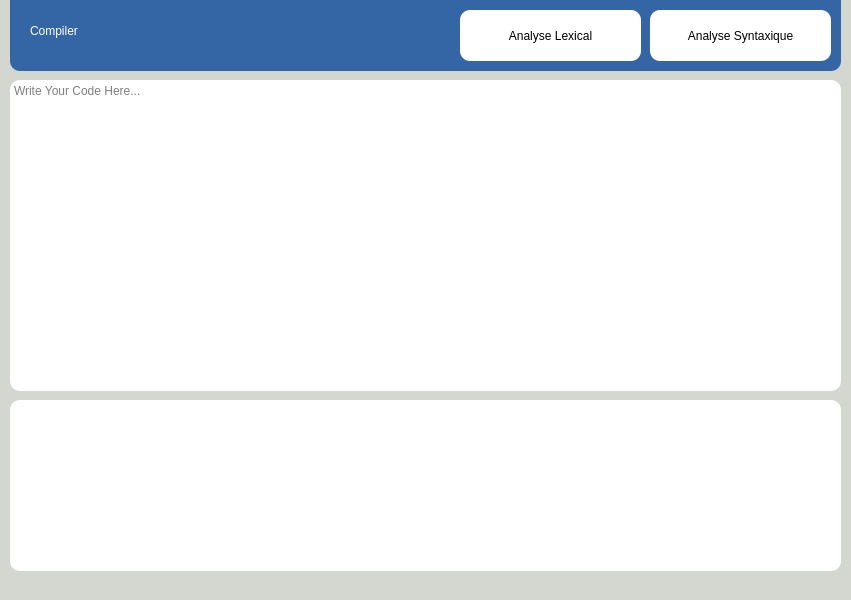
<?xml version="1.0" encoding="UTF-8"?>
<ui version="4.0">
 <class>MainWindow</class>
 <widget class="QMainWindow" name="MainWindow">
  <property name="geometry">
   <rect>
    <x>0</x>
    <y>0</y>
    <width>851</width>
    <height>600</height>
   </rect>
  </property>
  <property name="windowTitle">
   <string>MainWindow</string>
  </property>
  <property name="styleSheet">
   <string notr="true">background-color: rgb(211, 215, 207);</string>
  </property>
  <widget class="QWidget" name="centralwidget">
   <widget class="QTextEdit" name="INPUT">
    <property name="geometry">
     <rect>
      <x>10</x>
      <y>80</y>
      <width>831</width>
      <height>311</height>
     </rect>
    </property>
    <property name="styleSheet">
     <string notr="true">background-color: white;
border-style: solid;
border-width: 0px;
border-radius: 10px;

</string>
    </property>
    <property name="placeholderText">
     <string>Write Your Code Here...</string>
    </property>
   </widget>
   <widget class="QTextEdit" name="OUTPUT">
    <property name="geometry">
     <rect>
      <x>10</x>
      <y>400</y>
      <width>831</width>
      <height>171</height>
     </rect>
    </property>
    <property name="styleSheet">
     <string notr="true">background-color: white;
border-style: solid;
border-width: 0px;
border-radius: 10px;

</string>
    </property>
    <property name="readOnly">
     <bool>true</bool>
    </property>
    <property name="placeholderText">
     <string/>
    </property>
   </widget>
   <widget class="QFrame" name="frame">
    <property name="geometry">
     <rect>
      <x>10</x>
      <y>-10</y>
      <width>831</width>
      <height>81</height>
     </rect>
    </property>
    <property name="styleSheet">
     <string notr="true">background-color: rgb(52, 101, 164);
border-style: solid;
border-width: 0px;
border-radius: 10px;

</string>
    </property>
    <property name="frameShape">
     <enum>QFrame::StyledPanel</enum>
    </property>
    <property name="frameShadow">
     <enum>QFrame::Raised</enum>
    </property>
    <widget class="QLabel" name="label">
     <property name="geometry">
      <rect>
       <x>20</x>
       <y>10</y>
       <width>201</width>
       <height>61</height>
      </rect>
     </property>
     <property name="styleSheet">
      <string notr="true">color: rgb(255, 255, 255);
font: 75 italic 35pt &quot;Ubuntu&quot;;
</string>
     </property>
     <property name="text">
      <string>Compiler</string>
     </property>
    </widget>
    <widget class="QPushButton" name="LEXICAL">
     <property name="geometry">
      <rect>
       <x>450</x>
       <y>20</y>
       <width>181</width>
       <height>51</height>
      </rect>
     </property>
     <property name="cursor">
      <cursorShape>PointingHandCursor</cursorShape>
     </property>
     <property name="styleSheet">
      <string notr="true">background-color: white;
border-style: solid;
border-width: 0px;
border-radius: 10px;

</string>
     </property>
     <property name="text">
      <string>Analyse Lexical</string>
     </property>
    </widget>
    <widget class="QPushButton" name="SYNTAX">
     <property name="geometry">
      <rect>
       <x>640</x>
       <y>20</y>
       <width>181</width>
       <height>51</height>
      </rect>
     </property>
     <property name="cursor">
      <cursorShape>PointingHandCursor</cursorShape>
     </property>
     <property name="styleSheet">
      <string notr="true">background-color: white;
border-style: solid;
border-width: 0px;
border-radius: 10px;

</string>
     </property>
     <property name="text">
      <string>Analyse Syntaxique</string>
     </property>
    </widget>
   </widget>
  </widget>
  <widget class="QMenuBar" name="menubar">
   <property name="geometry">
    <rect>
     <x>0</x>
     <y>0</y>
     <width>851</width>
     <height>22</height>
    </rect>
   </property>
  </widget>
 </widget>
 <resources/>
 <connections/>
</ui>
